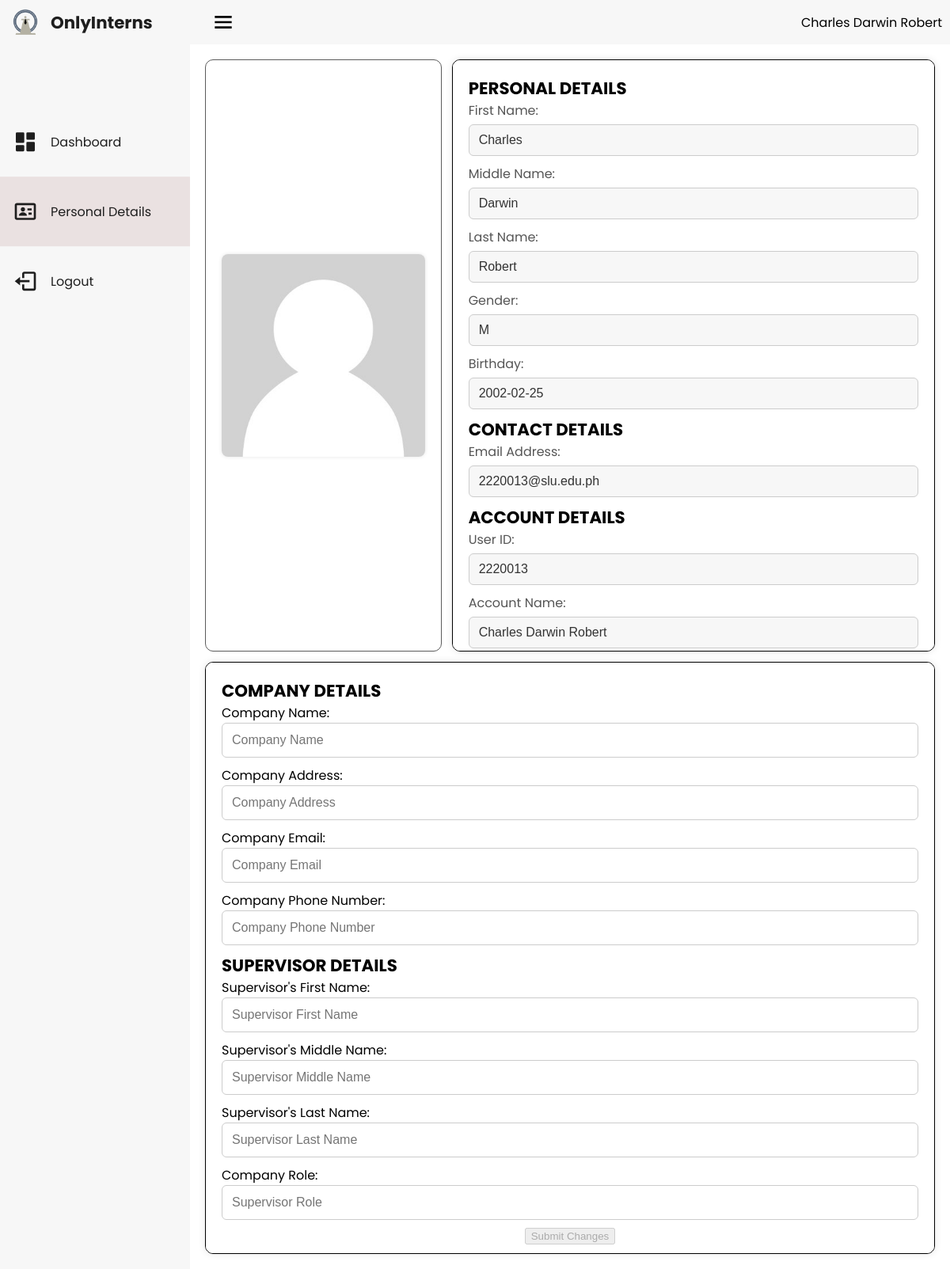
Screenshot of /user/php/user_details.php (signed in) with the database file from the repository.
### tables this page shows
CREATE TABLE IF NOT EXISTS `students` (
  `stud_id` int UNSIGNED NOT NULL AUTO_INCREMENT,
  `first_name` varchar(50) NOT NULL,
  `middle_name` varchar(50) DEFAULT NULL,
  `last_name` varchar(50) NOT NULL,
  `course_year` varchar(20) NOT NULL,
  `classcode` varchar(20) NOT NULL,
  `birthday` date NOT NULL,
  `gender` enum('M','F') NOT NULL,
  `password` varchar(82) NOT NULL,
  `advisor` int UNSIGNED DEFAULT NULL,
  `supervisor` int UNSIGNED DEFAULT NULL,
  `remark` varchar(20) DEFAULT NULL,
  PRIMARY KEY (`stud_id`),
  KEY `advisor` (`advisor`),
  KEY `supervisor` (`supervisor`)
);

### user/inc/functions_inc.php (called while the page is built, shortened)
<?php
function idExist($conn, $id) {
    $sql = "SELECT * FROM students WHERE stud_id = ?;";
    $stmt = mysqli_stmt_init($conn);
    if (!mysqli_stmt_prepare($stmt, $sql)) {
        header("location: ../php/login.php?err=stmtFailed");
        exit();
    }
    mysqli_stmt_bind_param($stmt,"i", $id);
    mysqli_stmt_execute($stmt);
    $result = mysqli_stmt_get_result($stmt);
    if ($row = mysqli_fetch_assoc($result)) {
        return $row;
    } else {
        mysqli_stmt_close($stmt);
        return false;
    }
}

### user/php/user_details.php (the view, shortened to what this page needs)
<?php
$userId = $_SESSION["userID"];
require_once(__DIR__ . "/../inc/database_inc.php");
require_once(__DIR__ . "/../inc/functions_inc.php");
$userData = idExist($conn, $userId);
$imagePath = '../assets/img/profiles/students/' . $userId . '.jpg';
?>
<!DOCTYPE html>
<html lang="en">
<head>
    <link rel="stylesheet" href="../css/user_details.css?<?php echo date('l jS \of F Y h:i:s A'); ?>">
    <link href='https://unpkg.com/boxicons@2.1.4/css/boxicons.min.css' rel='stylesheet'>
</head>
<body class="">
    <div class="sidebar">
        <div class="logo-container-wrapper">
            <a href="../index.php" class="logo-container">
                <img src="../assets/logo/onlyinterns-logo.png" alt="logo">
                <h5>OnlyInterns</h5>
            </a>
        </div>
        <ul>
            <li class="activated">
                <a class="side-menus" href="../php/home.php">
                    Dashboard
                </a>
            </li>
            <li class="activated-details">
                <a class="side-menus" href="#">
                    Personal Details
                </a>
            </li>
            <li>
                <a class="side-menus" href="../inc/logout_inc.php">
                    <svg class="bx bx-dashboard" xmlns="http://www.w3.org/2000/svg" viewBox="0 0 24 24">
                        <path d="M16 13v-2H7V8l-5 4 5 4v-3z"></path>
                        <path
                            d="M20 3h-9c-1.103 0-2 .897-2 2v4h2V5h9v14h-9v-4H9v4c0 1.103.897 2 2 2h9c1.103 0 2-.897 2-2V5c0-1.103-.897-2-2-2z">
                        </path>
                    </svg>
                    Logout
                </a>
            </li>
        </ul>
    </div>
    <nav>
        <svg id="menu-icon" xmlns="http://www.w3.org/2000/svg" width="32px" height="32px" viewBox="0 0 24 24">
            <path id="menu-path" d="M4 6h16v2H4zm0 5h16v2H4zm0 5h16v2H4z"></path>
        </svg>
        <span><?php echo $userData["first_name"] . ' ' . $userData["middle_name"] . ' ' . $userData["last_name"]; ?></span>
    </nav>
    <main>
        <div class="upload-container">
            <img id="photoPreview" src="<?php echo $imagePath; ?>" alt="Preview" class="profile-image">
        </div>
        <div class="personal-details">
            <h5>PERSONAL DETAILS</h5>
            <label for="firstName">First Name:</label>
            <input type="text" id="firstName" name="firstName" value="<?php echo $userData["first_name"]; ?>" readonly>
            <label for="middleName">Middle Name:</label>
            <input type="text" id="middleName" name="middleName" value="<?php echo $userData["middle_name"]; ?>"
                readonly>
            <label for="lastName">Last Name:</label>
            <input type="text" id="lastName" name="lastName" value="<?php echo $userData["last_name"]; ?>"
                readonly>
            <label for="gender">Gender:</label>
            <input type="text" id="gender" name="gender" value="<?php echo $userData["gender"]; ?>" readonly>
            <label for="birthday">Birthday:</label>
            <input type="text" id="birthday" name="birthday" value="<?php echo $userData["birthday"]; ?>"
                readonly>
            <h5>CONTACT DETAILS</h5>
            <label for="email">Email Address:</label>
            <input type="text" id="email" name="email"
                value="<?php echo $userData["stud_id"] . '@slu.edu.ph'; ?>" readonly>
            <h5>ACCOUNT DETAILS</h5>
            <label for="userID">User ID:</label>
            <input type="text" id="userID" name="userID" value="<?php echo $userData["stud_id"]; ?>" readonly>
            <label for="userName">Account Name:</label>
            <input type="text" id="userName" name="userName"
                value="<?php echo $userData["first_name"] . ' ' . $userData["middle_name"] . ' ' . $userData["last_name"]; ?>"
                readonly>
        </div>
        <form class="company-information" action="../inc/submit_company_supervisor.php" method="post">
            <h5>COMPANY DETAILS</h5>
            <div class="form-group">
                <input type="text" id="companyName" name="companyName" placeholder="Company Name">
                <label for="companyName" class="input-required">Company Name:</label>
            </div>
            <div class="form-group">
                <input type="text" id="companyAddress" name="companyAdress" placeholder="Company Address">
                <label for="companyAddress" class="input-required">Company Address:</label>
            </div>
            <div class="form-group">
                <input type="text" id="companyEmail" name="companyEmail"placeholder="Company Email">
                <label for="companyEmail" class="input-required">Company Email:</label>
            </div>
            <div class="form-group">
                <input type="text" id="companyPhoneNo" name="companyPhoneNo"placeholder="Company Phone Number">
                <label for="companyPhoneNo" class="input-required">Company Phone Number:</label>
            </div>
        <form class="supervisor-information" action="" method="post">
            <h5>SUPERVISOR DETAILS</h5>
            <div class="form-group">
                <input type="text" id="companySFName" name="companySFName" placeholder="Supervisor First Name">
                <label for="companySFName" class="input-required">Supervisor's First Name:</label>
            </div>
            <div class="form-group">
                <input type="text" id="companySMName" name="companySMName" placeholder="Supervisor Middle Name">
                <label for="companySMName" class="input-required">Supervisor's Middle Name:</label>
            </div>
            <div class="form-group">
                <input type="text" id="companySLName" name="companySLName" placeholder="Supervisor Last Name">
                <label for="companySLName" class="input-required">Supervisor's Last Name:</label>
            </div>
            <div class="form-group">
                <input type="text" id="companySRole" name="companySRole" placeholder="Supervisor Role">
                <label for="companySRole" class="input-required">Company Role:</label>
            </div>
            <div id=company-submit><input type="button" id="submit-button" value="Submit Changes" disabled></div>
        </form>
</body>
</html>

### user/css/user_details.css (style rules this page uses)
body { font-family: 'Poppins'; font-weight: 400; }
h1, h2, h3, h4, h5 { font-family: 'Poppins'; font-weight: 700; }
html { font-size: 100%; }
h5 { font-size: 1.333rem; }
p, span { font-size: 1.000rem; }
:root { --text: #1e1e1e; --background: #ffffff; --background-alt: #f7f7f7; --primary: #415d5d; --secondary: #eae1e1; --accent: #699696; --transition1: ease-in; --transition2: cubic-bezier(0.77, 0, 0.175, 1); }
* { margin: 0; }
body { display: grid; grid-template-rows: 56px calc(100vh - 56px); grid-template-columns: 240px 1fr; transition: all 300ms var(--transition2); }
nav { display: flex; align-items: center; justify-content: space-between; background-color: var(--background-alt); padding: 10px; }
nav svg { margin-right: 10px; }
.logo-container-wrapper { height: 56px; display: flex; align-items: center; justify-content: space-between; }
.logo-container { display: flex; align-items: center; text-decoration: none; margin: 0 16px; }
.logo-container>img { height: 32px; width: 32px; border-radius: 8%; }
.logo-container>h5 { color: var(--text); white-space: nowrap; padding: 0 0 0 16px; }
.sidebar { grid-area: 1 / 1 / 3 / 2; height: 100vh; background-color: var(--background-alt); }
ul { list-style-type: none; transform: translateY(30%); padding: 0; }
li { height: 88px; display: flex; align-items: center; overflow-x: hidden; white-space: nowrap; }
li>a { display: flex; align-items: center; text-decoration: none; color: var(--text); transition: all 150ms var(--transition1); }
.bx { height: 32px; width: 32px; fill: var(--text); padding: 0 16px; transition: all 150ms var(--transition1); }
#menu-icon { padding: 0 16px; }
.activated-details { background-color: var(--secondary); }
main { display: grid; grid-template-columns: 1fr 1fr 1fr; grid-template-rows: 1fr 1fr; padding: 20px; gap: 15px; justify-items: center; align-items: center; overflow: hidden; }
.upload-container { grid-row: 1/2; grid-column: 1/2; display: flex; justify-content: center; align-items: center; background-color: #ffffff; padding: 20px; width: calc(100% - 40px); height: calc(100% - 40px); overflow: auto; background-color: var(--widget-bg); border: 1px solid rgb(91, 91, 91); border-radius: 10px; box-shadow: 3px 5px 7px 0px var(--shadow); }
#photoPreview { max-width: max(0px, min(257px, 100%)); border-radius: 8px; box-shadow: 0 0 5px rgba(0, 0, 0, 0.1); }
.personal-details label, .contact-details label, .account-details label { display: block; margin-bottom: 5px; color: #555; }
.personal-details input, .contact-details input, .account-details input, .company-information input[type="text"] { width: 100%; padding: 12px; margin-bottom: 10px; border: 1px solid #ccc; border-radius: 6px; box-sizing: border-box; font-size: 16px; color: #333; }
.personal-details input[readonly], .contact-details input[readonly], .account-details input[readonly], .company-information input[type="number"] { background-color: #f7f7f7; cursor: not-allowed; }
.personal-details input[type="text"] { height: 40px; }
.personal-details { grid-row: 1/2; grid-column: 2/4; display:flex; justify-content: space-between; align-items: start; flex-direction: column; background-color: #ffffff; padding: 20px; border-radius: 10px; box-shadow: 0 0 10px rgba(0, 0, 0, 0.1); border:solid black 1px; width: calc(100% - 40px); height: calc(100% - 40px); overflow: auto; }
.company-information { grid-row: 2/3; grid-column: 1/4; display:flex; justify-content: space-between; align-items: start; flex-direction: column; background-color: #ffffff; padding: 20px; border-radius: 10px; box-shadow: 0 0 10px rgba(0, 0, 0, 0.1); border:solid black 1px; width: calc(100% - 40px); height: calc(100% - 40px); overflow: auto; }
#company-submit { display: flex; justify-content: center; align-items: center; width: 100%; }
.form-group { display: flex; flex-direction: column; width: 100%; }
.form-group label { order: -1; }

### rows the page displays
students: first_name "Charles", middle_name "Darwin", last_name "Robert", firstName "Charles", middleName "Darwin", lastName "Robert", gender "M", birthday "2002-02-25", email "2220013@slu.edu.ph", userID "2220013", userName "Charles Darwin Robert"
